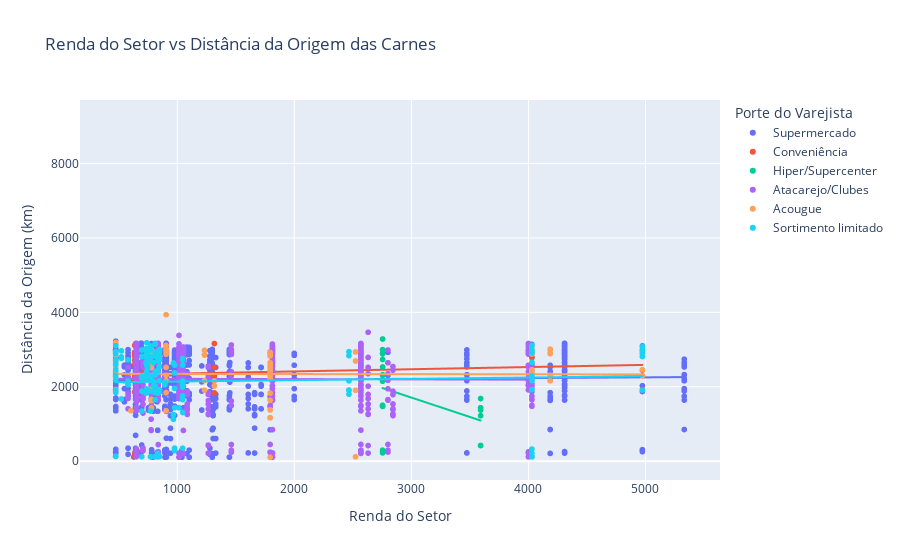

Here is the notebook cell this chart was saved with:
### Code cell
fig = px.scatter(df, x='renda_setor', y='distancia_km', color='porte_loja',
                 title='Renda do Setor vs Distância da Origem das Carnes',
                 labels={'renda_setor': 'Renda do Setor', 'distancia_km': 'Distância da Origem (km)', 'porte_loja': 'Porte do Varejista'},
                trendline='ols')
fig.show()

### Figure 1 — Plotly figure (JSON) as saved in the notebook; plotly's stock layout.template omitted (floating-point values rounded to 4 significant figures; data arrays with more than 128 entries replaced by an {"elided": "..."} marker saying what was removed)
{"data": [{"hovertemplate": "Porte do Varejista=Supermercado<br>Renda do Setor=%{x}<br>Distância da Origem (km)=%{y}<extra></extra>", "legendgroup": "Supermercado", "marker": {"color": "#636efa", "symbol": "circle"}, "mode": "markers", "name": "Supermercado", "showlegend": true, "type": "scattergl", "x": {"elided": "1214 float values"}, "xaxis": "x", "y": {"elided": "1214 float values"}, "yaxis": "y"}, {"hovertemplate": "<b>OLS trendline</b><br>distancia_km = 0.019947 * renda_setor + 2152.83<br>R<sup>2</sup>=0.000800<br><br>Porte do Varejista=Supermercado<br>Renda do Setor=%{x}<br>Distância da Origem (km)=%{y} <b>(trend)</b><extra></extra>", "legendgroup": "Supermercado", "marker": {"color": "#636efa", "symbol": "circle"}, "mode": "lines", "name": "Supermercado", "showlegend": false, "type": "scattergl", "x": {"elided": "1214 float values"}, "xaxis": "x", "y": {"elided": "1214 float values"}, "yaxis": "y"}, {"hovertemplate": "Porte do Varejista=Conveniência<br>Renda do Setor=%{x}<br>Distância da Origem (km)=%{y}<extra></extra>", "legendgroup": "Conveniência", "marker": {"color": "#EF553B", "symbol": "circle"}, "mode": "markers", "name": "Conveniência", "showlegend": true, "type": "scattergl", "x": [628.3, null, 4974.0, 4974.0, 4974.0, 4974.0, 4030.0, 4030.0, 4030.0, 4030.0, 4030.0, 4030.0, 1317.0, 1317.0, 1317.0, 1317.0, 1317.0, 645.3, 645.3, 645.3, 645.3, 645.3, 645.3, 645.3, 645.3, 645.3, 645.3, 707.0, 707.0, 707.0, 707.0, 707.0, 707.0, 635.9, 635.9, 635.9, 635.9, 635.9, 635.9, 635.9, 635.9, 635.9, 635.9, 635.9, 635.9, 635.9, 635.9, 635.9, 635.9, 2569.0, 2569.0, 2569.0, 2569.0, 2569.0, 2569.0, 2569.0, 2569.0, 2569.0, 2569.0, 2569.0, 2569.0, 2569.0, 2569.0, 643.9], "xaxis": "x", "y": [2165.0, 5028.0, 2292.0, 1918.0, 2443.0, 1908.0, 2896.0, 2947.0, 2781.0, 2162.0, 2579.0, 2896.0, 1834.0, 2316.0, 2282.0, 3162.0, 2525.0, 2317.0, 2655.0, 2285.0, 2894.0, 2906.0, 1915.0, 1854.0, 2836.0, 2243.0, 3163.0, 2582.0, 1958.0, 297.7, 1869.0, 2372.0, 2160.0, 2861.0, 2821.0, 2223.0, 122.1, 2910.0, 2269.0, 2879.0, 3111.0, 2247.0, 217.9, 2876.0, 2597.0, 1858.0, 2714.0, 2926.0, 2177.0, 2315.0, 2064.0, 2158.0, 3140.0, 2875.0, 2590.0, 1903.0, 2407.0, 2959.0, 2777.0, 2361.0, 2730.0, 3077.0, 2987.0, 2345.0], "yaxis": "y"}, {"hovertemplate": "<b>OLS trendline</b><br>distancia_km = 0.0587798 * renda_setor + 2293.89<br>R<sup>2</sup>=0.017568<br><br>Porte do Varejista=Conveniência<br>Renda do Setor=%{x}<br>Distância da Origem (km)=%{y} <b>(trend)</b><extra></extra>", "legendgroup": "Conveniência", "marker": {"color": "#EF553B", "symbol": "circle"}, "mode": "lines", "name": "Conveniência", "showlegend": false, "type": "scattergl", "x": [628.3, 635.9, 635.9, 635.9, 635.9, 635.9, 635.9, 635.9, 635.9, 635.9, 635.9, 635.9, 635.9, 635.9, 635.9, 635.9, 635.9, 643.9, 645.3, 645.3, 645.3, 645.3, 645.3, 645.3, 645.3, 645.3, 645.3, 645.3, 707.0, 707.0, 707.0, 707.0, 707.0, 707.0, 1317.0, 1317.0, 1317.0, 1317.0, 1317.0, 2569.0, 2569.0, 2569.0, 2569.0, 2569.0, 2569.0, 2569.0, 2569.0, 2569.0, 2569.0, 2569.0, 2569.0, 2569.0, 2569.0, 4030.0, 4030.0, 4030.0, 4030.0, 4030.0, 4030.0, 4974.0, 4974.0, 4974.0, 4974.0], "xaxis": "x", "y": [2331.0, 2331.0, 2331.0, 2331.0, 2331.0, 2331.0, 2331.0, 2331.0, 2331.0, 2331.0, 2331.0, 2331.0, 2331.0, 2331.0, 2331.0, 2331.0, 2331.0, 2332.0, 2332.0, 2332.0, 2332.0, 2332.0, 2332.0, 2332.0, 2332.0, 2332.0, 2332.0, 2332.0, 2335.0, 2335.0, 2335.0, 2335.0, 2335.0, 2335.0, 2371.0, 2371.0, 2371.0, 2371.0, 2371.0, 2445.0, 2445.0, 2445.0, 2445.0, 2445.0, 2445.0, 2445.0, 2445.0, 2445.0, 2445.0, 2445.0, 2445.0, 2445.0, 2445.0, 2531.0, 2531.0, 2531.0, 2531.0, 2531.0, 2531.0, 2586.0, 2586.0, 2586.0, 2586.0], "yaxis": "y"}, {"hovertemplate": "Porte do Varejista=Hiper/Supercenter<br>Renda do Setor=%{x}<br>Distância da Origem (km)=%{y}<extra></extra>", "legendgroup": "Hiper/Supercenter", "marker": {"color": "#00cc96", "symbol": "circle"}, "mode": "markers", "name": "Hiper/Supercenter", "showlegend": true, "type": "scattergl", "x": [2754.0, 2754.0, 2754.0, 2754.0, 2754.0, 2754.0, 2754.0, 2754.0, 2754.0, 2754.0, 2754.0, 2754.0, 2754.0, 2754.0, 2754.0, 2754.0, 2754.0, 2754.0, 2754.0, 2754.0, 2754.0, 2754.0, 2754.0, 2754.0, 2754.0, 2754.0, 2754.0, 3591.0, 3591.0, 3591.0, 3591.0, 3591.0, 3591.0], "xaxis": "x", "y": [2996.0, 1474.0, 1474.0, 221.9, 2320.0, 2149.0, 2318.0, 2531.0, 2161.0, 2895.0, 295.4, 2301.0, 1499.0, 247.8, 2995.0, 3283.0, 1474.0, 2175.0, 1474.0, 1474.0, 2320.0, 1499.0, 1499.0, 1474.0, 2733.0, 2888.0, 2888.0, 1436.0, 1683.0, 1373.0, 420.1, 420.1, 1221.0], "yaxis": "y"}, {"hovertemplate": "<b>OLS trendline</b><br>distancia_km = -1.04269 * renda_setor + 4836.79<br>R<sup>2</sup>=0.155725<br><br>Porte do Varejista=Hiper/Supercenter<br>Renda do Setor=%{x}<br>Distância da Origem (km)=%{y} <b>(trend)</b><extra></extra>", "legendgroup": "Hiper/Supercenter", "marker": {"color": "#00cc96", "symbol": "circle"}, "mode": "lines", "name": "Hiper/Supercenter", "showlegend": false, "type": "scattergl", "x": [2754.0, 2754.0, 2754.0, 2754.0, 2754.0, 2754.0, 2754.0, 2754.0, 2754.0, 2754.0, 2754.0, 2754.0, 2754.0, 2754.0, 2754.0, 2754.0, 2754.0, 2754.0, 2754.0, 2754.0, 2754.0, 2754.0, 2754.0, 2754.0, 2754.0, 2754.0, 2754.0, 3591.0, 3591.0, 3591.0, 3591.0, 3591.0, 3591.0], "xaxis": "x", "y": [1965.0, 1965.0, 1965.0, 1965.0, 1965.0, 1965.0, 1965.0, 1965.0, 1965.0, 1965.0, 1965.0, 1965.0, 1965.0, 1965.0, 1965.0, 1965.0, 1965.0, 1965.0, 1965.0, 1965.0, 1965.0, 1965.0, 1965.0, 1965.0, 1965.0, 1965.0, 1965.0, 1092.0, 1092.0, 1092.0, 1092.0, 1092.0, 1092.0], "yaxis": "y"}, {"hovertemplate": "Porte do Varejista=Atacarejo/Clubes<br>Renda do Setor=%{x}<br>Distância da Origem (km)=%{y}<extra></extra>", "legendgroup": "Atacarejo/Clubes", "marker": {"color": "#ab63fa", "symbol": "circle"}, "mode": "markers", "name": "Atacarejo/Clubes", "showlegend": true, "type": "scattergl", "x": {"elided": "648 float values"}, "xaxis": "x", "y": {"elided": "648 float values"}, "yaxis": "y"}, {"hovertemplate": "<b>OLS trendline</b><br>distancia_km = -0.00703987 * renda_setor + 2218.69<br>R<sup>2</sup>=0.000070<br><br>Porte do Varejista=Atacarejo/Clubes<br>Renda do Setor=%{x}<br>Distância da Origem (km)=%{y} <b>(trend)</b><extra></extra>", "legendgroup": "Atacarejo/Clubes", "marker": {"color": "#ab63fa", "symbol": "circle"}, "mode": "lines", "name": "Atacarejo/Clubes", "showlegend": false, "type": "scattergl", "x": {"elided": "648 float values"}, "xaxis": "x", "y": {"elided": "648 float values"}, "yaxis": "y"}, {"hovertemplate": "Porte do Varejista=Acougue<br>Renda do Setor=%{x}<br>Distância da Origem (km)=%{y}<extra></extra>", "legendgroup": "Acougue", "marker": {"color": "#FFA15A", "symbol": "circle"}, "mode": "markers", "name": "Acougue", "showlegend": true, "type": "scattergl", "x": [779.2, 779.2, 779.2, 779.2, 4030.0, 4030.0, 4030.0, 4030.0, 4030.0, 4030.0, 4974.0, 4974.0, 4974.0, 4030.0, 4030.0, 4030.0, 4030.0, 4030.0, 1232.0, 1232.0, 1232.0, 1232.0, 1232.0, 904.2, 904.2, 904.2, 904.2, 904.2, 904.2, 904.2, null, 1793.0, 1793.0, 1793.0, 1793.0, 1793.0, 1793.0, 1793.0, 1793.0, 1793.0, 1793.0, 1793.0, 1793.0, 1793.0, 1793.0, 1793.0, 1793.0, 1793.0, null, 904.2, 904.2, 904.2, 904.2, 904.2, 904.2, 779.2, 779.2, 779.2, 779.2, 779.2, 4186.0, 4186.0, 4186.0, 4186.0, 4186.0, 4186.0, 4186.0, 4186.0, 603.5, 1317.0, 1317.0, 474.2, 474.2, 474.2, 474.2, 474.2, 474.2, 474.2, 474.2, 2523.0, 2523.0, 2523.0, 2523.0, 2523.0], "xaxis": "x", "y": [2864.0, 1935.0, 2517.0, 2585.0, 1917.0, 3069.0, 1917.0, 117.0, 2928.0, 2410.0, 2456.0, 2911.0, 2292.0, 3005.0, 2880.0, 2935.0, 2456.0, 2410.0, 2849.0, 2980.0, 2164.0, 1906.0, 2863.0, 3935.0, 2154.0, 2993.0, 2993.0, 2876.0, 1842.0, 3036.0, 6726.0, 1634.0, 2446.0, 2206.0, 2402.0, 1166.0, 2884.0, 2291.0, 2515.0, 2923.0, 2864.0, 2584.0, 2878.0, 105.2, 1829.0, 2828.0, 2647.0, 1376.0, 9096.0, 2309.0, 1356.0, 2520.0, 2935.0, 3111.0, 2159.0, 1659.0, 1625.0, 1893.0, 1430.0, 3002.0, 2308.0, 2308.0, 2308.0, 2161.0, 2990.0, 2888.0, 3012.0, 2161.0, 1357.0, 2020.0, 2154.0, 3188.0, 2419.0, 2525.0, 2904.0, 2240.0, 2846.0, 1926.0, 2720.0, 115.2, 2691.0, 2935.0, 1905.0, 115.2], "yaxis": "y"}, {"hovertemplate": "<b>OLS trendline</b><br>distancia_km = -0.00297719 * renda_setor + 2347.17<br>R<sup>2</sup>=0.000035<br><br>Porte do Varejista=Acougue<br>Renda do Setor=%{x}<br>Distância da Origem (km)=%{y} <b>(trend)</b><extra></extra>", "legendgroup": "Acougue", "marker": {"color": "#FFA15A", "symbol": "circle"}, "mode": "lines", "name": "Acougue", "showlegend": false, "type": "scattergl", "x": [474.2, 474.2, 474.2, 474.2, 474.2, 474.2, 474.2, 474.2, 603.5, 779.2, 779.2, 779.2, 779.2, 779.2, 779.2, 779.2, 779.2, 779.2, 904.2, 904.2, 904.2, 904.2, 904.2, 904.2, 904.2, 904.2, 904.2, 904.2, 904.2, 904.2, 904.2, 1232.0, 1232.0, 1232.0, 1232.0, 1232.0, 1317.0, 1317.0, 1793.0, 1793.0, 1793.0, 1793.0, 1793.0, 1793.0, 1793.0, 1793.0, 1793.0, 1793.0, 1793.0, 1793.0, 1793.0, 1793.0, 1793.0, 1793.0, 1793.0, 2523.0, 2523.0, 2523.0, 2523.0, 2523.0, 4030.0, 4030.0, 4030.0, 4030.0, 4030.0, 4030.0, 4030.0, 4030.0, 4030.0, 4030.0, 4030.0, 4186.0, 4186.0, 4186.0, 4186.0, 4186.0, 4186.0, 4186.0, 4186.0, 4974.0, 4974.0, 4974.0], "xaxis": "x", "y": [2346.0, 2346.0, 2346.0, 2346.0, 2346.0, 2346.0, 2346.0, 2346.0, 2345.0, 2345.0, 2345.0, 2345.0, 2345.0, 2345.0, 2345.0, 2345.0, 2345.0, 2345.0, 2344.0, 2344.0, 2344.0, 2344.0, 2344.0, 2344.0, 2344.0, 2344.0, 2344.0, 2344.0, 2344.0, 2344.0, 2344.0, 2344.0, 2344.0, 2344.0, 2344.0, 2344.0, 2343.0, 2343.0, 2342.0, 2342.0, 2342.0, 2342.0, 2342.0, 2342.0, 2342.0, 2342.0, 2342.0, 2342.0, 2342.0, 2342.0, 2342.0, 2342.0, 2342.0, 2342.0, 2342.0, 2340.0, 2340.0, 2340.0, 2340.0, 2340.0, 2335.0, 2335.0, 2335.0, 2335.0, 2335.0, 2335.0, 2335.0, 2335.0, 2335.0, 2335.0, 2335.0, 2335.0, 2335.0, 2335.0, 2335.0, 2335.0, 2335.0, 2335.0, 2335.0, 2332.0, 2332.0, 2332.0], "yaxis": "y"}, {"hovertemplate": "Porte do Varejista=Sortimento limitado<br>Renda do Setor=%{x}<br>Distância da Origem (km)=%{y}<extra></extra>", "legendgroup": "Sortimento limitado", "marker": {"color": "#19d3f3", "symbol": "circle"}, "mode": "markers", "name": "Sortimento limitado", "showlegend": true, "type": "scattergl", "x": {"elided": "154 float values"}, "xaxis": "x", "y": {"elided": "154 float values"}, "yaxis": "y"}, {"hovertemplate": "<b>OLS trendline</b><br>distancia_km = 0.0358954 * renda_setor + 2103.96<br>R<sup>2</sup>=0.002868<br><br>Porte do Varejista=Sortimento limitado<br>Renda do Setor=%{x}<br>Distância da Origem (km)=%{y} <b>(trend)</b><extra></extra>", "legendgroup": "Sortimento limitado", "marker": {"color": "#19d3f3", "symbol": "circle"}, "mode": "lines", "name": "Sortimento limitado", "showlegend": false, "type": "scattergl", "x": {"elided": "154 float values"}, "xaxis": "x", "y": {"elided": "154 float values"}, "yaxis": "y"}], "layout": {"legend": {"title": {"text": "Porte do Varejista"}, "tracegroupgap": 0}, "title": {"text": "Renda do Setor vs Distância da Origem das Carnes"}, "xaxis": {"anchor": "y", "domain": [0, 1], "title": {"text": "Renda do Setor"}}, "yaxis": {"anchor": "x", "domain": [0, 1], "title": {"text": "Distância da Origem (km)"}}}}
